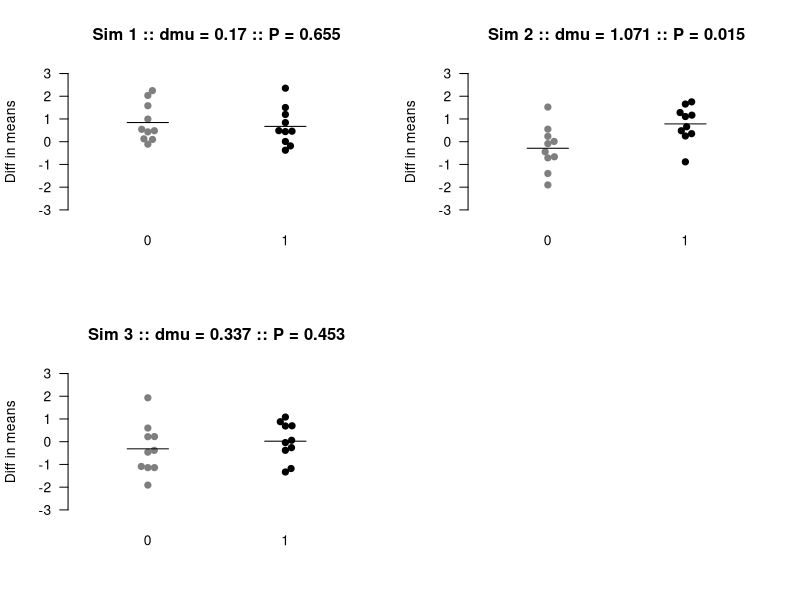
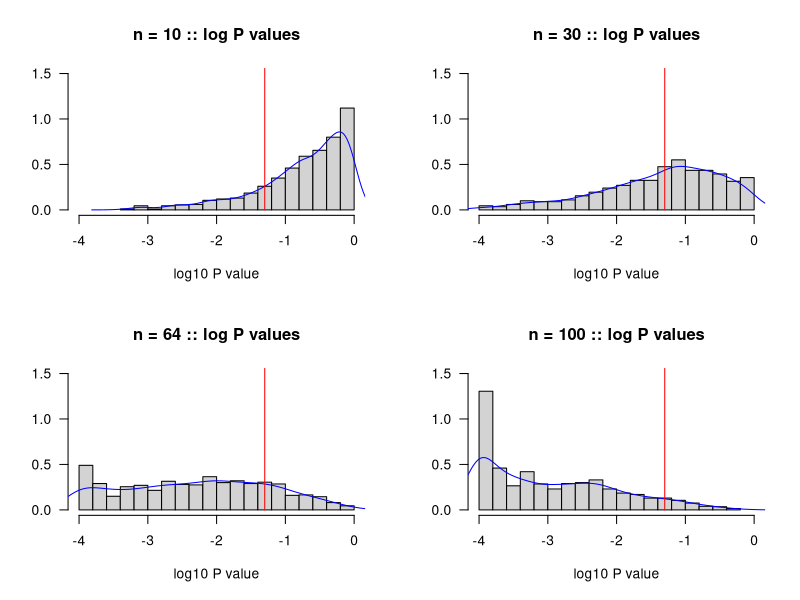
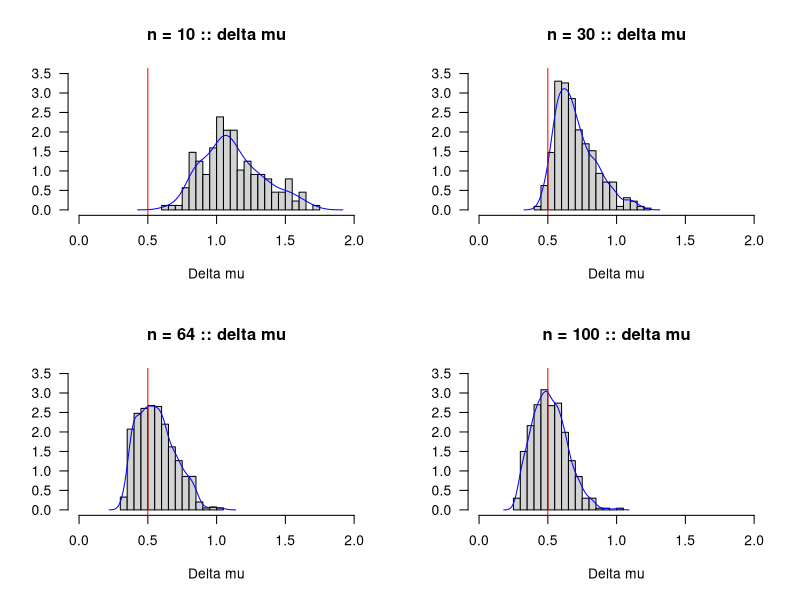
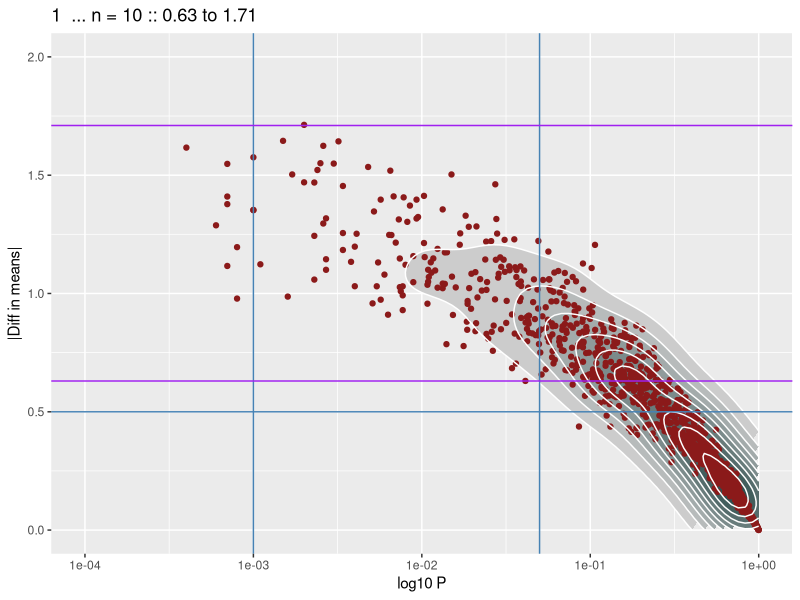
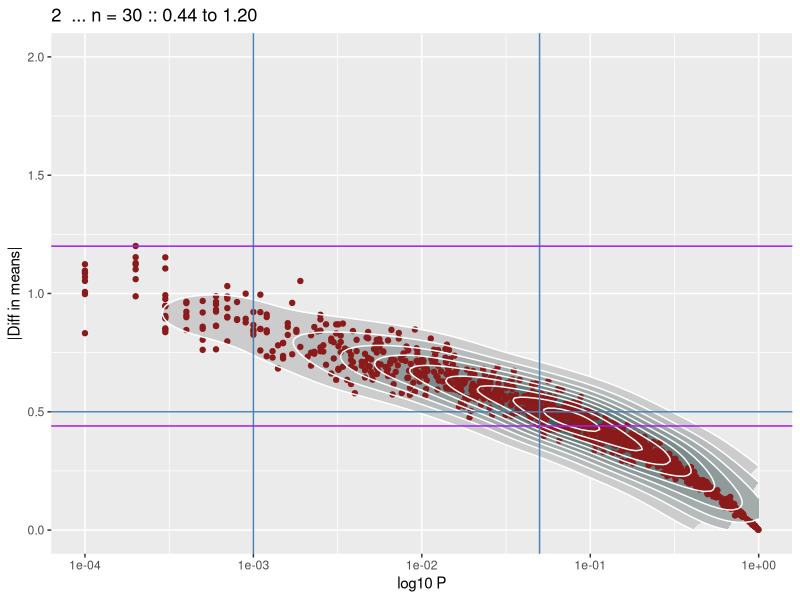
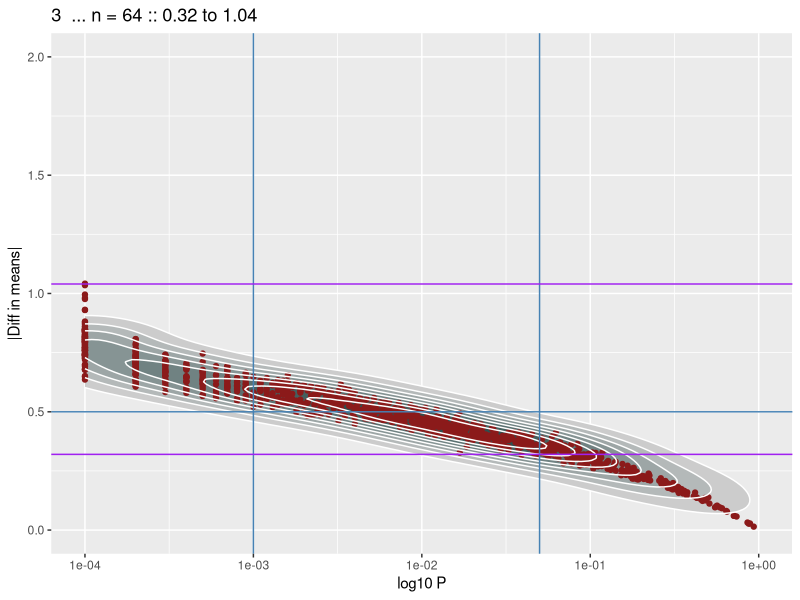
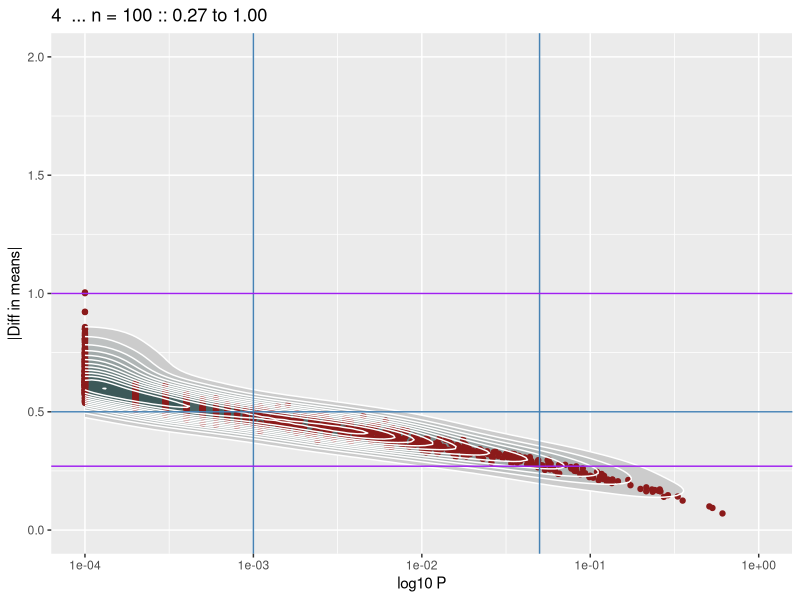
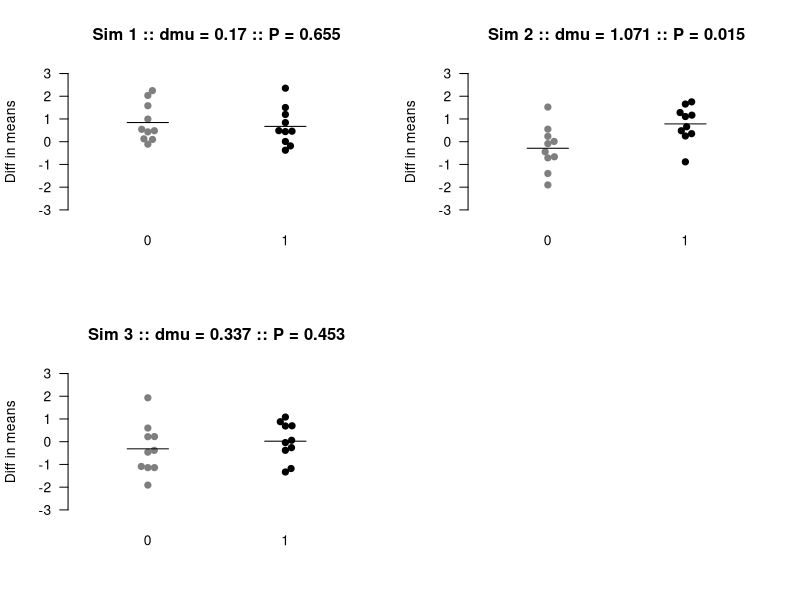

Generate these figures, in order, with R:
#
# -- Advances_Statistics_Code_Reprod.R: statistical facets of reproducibility --
#
rm      ( list = ls ( ) )                                  #  remove all data objects

library ( beeswarm )
library ( ggplot2  )


# -- Define defaults for graphics files ----------------------------------------
#
Save.Graphics       <- FALSE

#    Save.Graphics <- TRUE                                       #  if TRUE, script saves graphics to ps files
#
ps.options ( onefile   = FALSE, paper = 'special', height = 7, width = 7 )
options    ( papersize = 'special' )


# -- Define population parameters, alpha, and sample numbers -------------------
#
PopMean      <-    0                                       #  population mean
PopSD        <-    1                                       #  population standard deviation
dMean        <-    0.5                                     #  shift in population mean for population 2
nSim         <- 1000                                       #  number of simulations for each sample size

Actual.Alpha <-    0.05

n.1          <-   10                                       #  theoretical power: 0.18
n.2          <-   30                                       #                     0.48
n.3          <-   64                                       #                     0.80
n.Last       <-  100                                       #                     0.94


# -- Create shift for log scale of P values ------------------------------------
#
log.Shift <- 0.0001
Log.Alpha <- log10 ( Actual.Alpha + log.Shift )


# -- Run the simulations -------------------------------------------------------

n.Sample.Sizes <- 4

t.Power        <- matrix ( nrow = n.Sample.Sizes, ncol = 2 )
means.Power    <- matrix ( nrow = n.Sample.Sizes, ncol = 3 )


# -- When the Null Hypothesis is False :: the simulation -----------------------                      # -- the simulation: first line
#
if ( Save.Graphics == TRUE ) postscript ( file = 'Sample_Observations.ps' )

par ( mfrow = c ( 2, 2 ) )
par ( las   = 1 )

for ( n in 1:n.Sample.Sizes )
    { if ( n == 1              ) nObs <- n.1
      if ( n == 2              ) nObs <- n.2
      if ( n == 3              ) nObs <- n.3
      if ( n == n.Sample.Sizes ) nObs <- n.Last

      Simulation.Values <- matrix ( nrow = nSim, ncol = 3 )

      t.Power     [ n, 1 ] <- nObs
      means.Power [ n, 1 ] <- nObs

      for ( s in 1:nSim )
          { The_Data  <- matrix ( nrow = 2 * nObs, ncol = 2 )

            Simulation.Number          <- s
            Simulation.Values [ s, 1 ] <- Simulation.Number

            for ( k in 1:nObs )                                                                       #  group 0 obs
                { The_Data [ k,1 ] <- 0
                  The_Data [ k,2 ] <- round ( rnorm ( 1, mean = PopMean, sd = PopSD ), 3 )
                  }

            for ( m in ( 1 + nObs ) : ( nObs + nObs ) )                                               #  group 1 obs
                { The_Data [ m,1 ] <- 1
                  The_Data [ m,2 ] <- round ( rnorm ( 1, mean = PopMean + dMean, sd = PopSD ), 3 )
                  }

            tTest.P <- t.test ( The_Data [ ,2 ] ~ The_Data [ ,1 ],                                    #  2-sample t test
                                alternative = c ( 'two.sided' ),
                                var.equal   = FALSE,
                                conf.level  = 1 - Actual.Alpha
                                )

            Simulation.Values [ s,2 ] <- round ( tTest.P$p.value, 4 )
            Simulation.Values [ s,3 ] <- abs ( tTest.P$estimate [ 2 ] - tTest.P$estimate [ 1 ] )      #  estimated diff in means
            d.Mu                      <- round ( Simulation.Values [ s,3 ], 3 )


            if ( n == 1 && s < 4 )
               { beeswarm ( The_Data [ ,2 ] ~ The_Data [ ,1 ],
                            main = paste ( 'Sim', s, ':: dmu =', d.Mu, ':: P =', round ( tTest.P$p.value, 3 ) ),
                            ylab = 'Diff in means',
                            ylim = c ( -3, +3 ),
                            xlab = '',
                            pch  = 19,
                            col  = c ( 'gray50', 'black' ),
                            bty  = 'n'
                            )
                 #
                 lines ( x = c ( 0.85, 1.15 ), y = rep ( mean ( The_Data [ ,2 ] [ The_Data [ ,1 ] == 0 ] ), 2 ) )
                 lines ( x = c ( 1.85, 2.15 ), y = rep ( mean ( The_Data [ ,2 ] [ The_Data [ ,1 ] == 1 ] ), 2 ) )
                 #
                 if ( Save.Graphics == FALSE ) Sample_Observations <- recordPlot ( )
                 #
                 }

            }    #  for ( s in 1:nSim )


      # -- Store results from each sample size run -----------------------------
      #
      if ( n == 1              ) Simulation.Values.Sample.Size.1    <- Simulation.Values
      if ( n == 2              ) Simulation.Values.Sample.Size.2    <- Simulation.Values
      if ( n == 3              ) Simulation.Values.Sample.Size.3    <- Simulation.Values
      if ( n == n.Sample.Sizes ) Simulation.Values.Sample.Size.Last <- Simulation.Values

      if ( n == 1 ) dMax <- max ( Simulation.Values [ ,3 ] )

      t.Power     [ n, 2 ] <- mean ( Simulation.Values [ ,2 ] < Actual.Alpha )
      means.Power [ n, 2 ] <- mean ( Simulation.Values [ ,3 ] > dMean )


      # -- Get proportion of delta means > dMean when P < alpha ----------------
      #
      means.Power [ n, 3 ] <- round ( mean ( Simulation.Values [ ,3 ] [ Simulation.Values [ ,2 ] < Actual.Alpha ] > dMean ), 3 )

      }    #  for ( n in 1:n.Sample.Sizes )

if ( Save.Graphics == TRUE ) dev.off ( )


# -- Print power for P value and delta mean > dMean ----------------------------
#
t.Power        #  [ ,1 ]: sample size each of 2 groups
               #  [ ,2 ]: proportion of simulations in which P < alpha

means.Power    #  [ ,1 ]: sample size each of 2 groups
               #  [ ,2 ]: proportion of simulations in which delta mean > dMean
               #  [ ,3 ]: proportion of simulations in which delta mean > dMean for those simulations in which P < alpha


# -- Generate distribution of log P --------------------------------------------
#
P.Value.Percentiles <- matrix ( nrow = n.Sample.Sizes, ncol = 5 )


if ( Save.Graphics == TRUE ) postscript ( file = 'Log10_P_Histograms.ps' )

par ( mfrow = c ( 2, 2 ) )
par ( las   = 1 )

for ( n in 1:n.Sample.Sizes )
    { if ( n == 1              ) { Simulation.Values <- Simulation.Values.Sample.Size.1
                                   nObs              <- n.1
                                   }
      if ( n == 2              ) { Simulation.Values <- Simulation.Values.Sample.Size.2
                                   nObs              <- n.2
                                   }
      if ( n == 3              ) { Simulation.Values <- Simulation.Values.Sample.Size.3
                                   nObs              <- n.3
                                   }
      if ( n == n.Sample.Sizes ) { Simulation.Values <- Simulation.Values.Sample.Size.Last
                                   nObs              <- n.Last
                                   }

      P.Value.Percentiles [ n, 1 ] <- n
      P.Value.Percentiles [ n, 2 ] <- nObs
      P.Value.Percentiles [ n, 3 ] <- mean ( Simulation.Values [ ,2 ] < 0.001        ) * nSim
      P.Value.Percentiles [ n, 4 ] <- mean ( Simulation.Values [ ,2 ] < 0.01         ) * nSim
      P.Value.Percentiles [ n, 5 ] <- mean ( Simulation.Values [ ,2 ] < Actual.Alpha ) * nSim

      Simulation.Values [ ,2 ] <- log10 ( Simulation.Values [ ,2 ] + log.Shift )

      hist ( Simulation.Values [ ,2 ],
             freq   = FALSE,
             main   = paste ( 'n =', nObs, ':: log P values' ),
             xlim   = c ( log10 ( log.Shift ), log10 ( 1 + log.Shift ) ),
             xlab   = 'log10 P value',
             ylab   = '',
             ylim   = c ( 0, 1.5 ),
             nclass = 20    #  20 .. 24 .. 20 best
             )
      lines  ( density ( Simulation.Values [ ,2 ], adjust = 1, na.rm = TRUE ), col = 'blue', lwd = 1 )
      segments ( Log.Alpha, 0, Log.Alpha, 10, lwd = 1, col = 'red' )

      }    #  for ( n in 1:n.Sample.Sizes )

if ( Save.Graphics == TRUE ) dev.off ( )
if ( Save.Graphics == FALSE ) Log.P.Histograms <- recordPlot ( )


# -- Print out numbers of P values less than cutoffs of 0.001, 0.01, and 0.05 --
#
colnames ( P.Value.Percentiles ) <- c ( 'Sample', 'nObs', 'n_0.001', 'n_0.01', 'n_0.05' )
#
P.Value.Percentiles


# -- Generate distribution of estimated difference in means --------------------
#
dMax <- ceiling ( dMax )                                                                              #  maximum estimated difference in means

if ( Save.Graphics == TRUE ) postscript ( file = 'Delta_Mu_Histograms.ps' )

par ( mfrow = c ( 2, 2 ) )
par ( las   = 1 )

for ( n in 1:n.Sample.Sizes )
    { if ( n == 1              ) { Simulation.Values <- Simulation.Values.Sample.Size.1
                                   nObs              <- n.1
                                   }
      if ( n == 2              ) { Simulation.Values <- Simulation.Values.Sample.Size.2
                                   nObs              <- n.2
                                   }
      if ( n == 3              ) { Simulation.Values <- Simulation.Values.Sample.Size.3
                                   nObs              <- n.3
                                   }
      if ( n == n.Sample.Sizes ) { Simulation.Values <- Simulation.Values.Sample.Size.Last
                                   nObs              <- n.Last
                                   }

      Temp.dMean.Greater <- subset ( Simulation.Values, Simulation.Values [ ,2 ] < Actual.Alpha )


      # -- Distribution of delta mu --------------------------------------------
      #
      hist ( Temp.dMean.Greater [ ,3 ],
             freq   =  FALSE,
             main   =  paste ( 'n =', nObs, ':: delta mu' ),
             xlim   = c ( 0, dMax ),
             xlab   = 'Delta mu',
             ylab   = '',
             ylim   = c ( 0, 3.5 ),
             nclass = 20
             )
      lines  ( density ( Temp.dMean.Greater [ ,3 ], adjust = 1, na.rm = TRUE ), col = 'blue', lwd = 1 )
      abline ( v = dMean, lwd = 1, col = 'red' )                                                      #  true difference in means

      }    #  for ( n in 1:n.Sample.Sizes )
#
if ( Save.Graphics == TRUE  ) dev.off ( )
if ( Save.Graphics == FALSE ) Delta.Mu.Histograms <- recordPlot ( )


# -- GGPlot density plots ------------------------------------------------------
#
if ( Save.Graphics == TRUE ) postscript ( file = 'Contour_Plot_Sample_Size_%03d.ps' )

for ( n in 1:n.Sample.Sizes )
    { if ( n == 1              ) { Simulation.Values.3D.Density <- Simulation.Values.Sample.Size.1
                                   nObs                         <- n.1
                                   }
      if ( n == 2              ) { Simulation.Values.3D.Density <- Simulation.Values.Sample.Size.2
                                   nObs                         <- n.2
                                   }
      if ( n == 3              ) { Simulation.Values.3D.Density <- Simulation.Values.Sample.Size.3
                                   nObs                         <- n.3
                                   }
      if ( n == n.Sample.Sizes ) { Simulation.Values.3D.Density <- Simulation.Values.Sample.Size.Last
                                   nObs                         <- n.Last
                                   }

      yMin <- round ( min ( Simulation.Values.3D.Density [ ,3 ] [ Simulation.Values.3D.Density [ ,2 ] < Actual.Alpha ] ), 2 )
      yMax <- round ( max ( Simulation.Values.3D.Density [ ,3 ] [ Simulation.Values.3D.Density [ ,2 ] < Actual.Alpha ] ), 2 )


      Density.Graphic <- ggplot ( data.frame ( Simulation.Values.3D.Density ),
                                  aes        ( x = Simulation.Values.3D.Density [ ,2 ] + log.Shift,
                                               y = Simulation.Values.3D.Density [ ,3 ]
                                               )
                                  ) +
                                  theme ( legend.position = 'none' ) +

                                  scale_x_log10   ( limits = c ( log.Shift, 1.0000 ) ) +
                                  coord_cartesian ( ylim = c ( 0, dMax ) ) +
                                  xlab    ( 'log10 P' ) +
                                  ylab    ( '|Diff in means|' ) +
                                  ggtitle ( paste ( n, ' ... n =', nObs, '::', sprintf ( '%.2f', yMin ), 'to', sprintf ( '%.2f', yMax ) ) ) +

                                  stat_density2d      ( aes ( fill = ..level.. ), geom = 'polygon' ) +
                                  scale_fill_gradient ( low = 'gray80', high = 'darkslategray' ) +

                                  geom_point          ( col = 'firebrick4', size = 1.5, alpha = 1.000 ) +

                                  geom_density2d      ( col = 'white' ) +

                                  geom_vline          ( xintercept = 0.001, col = 'steelblue' ) +
                                  geom_vline          ( xintercept = 0.05,  col = 'steelblue' ) +

                                  geom_hline          ( yintercept = dMean, col = 'steelblue' ) +
                                  geom_hline          ( yintercept = yMin,  col = 'purple'    ) +
                                  geom_hline          ( yintercept = yMax,  col = 'purple'    )

      print ( Density.Graphic )

      if ( Save.Graphics == FALSE ) { if ( n == 1              ) All.P.Densities.1    <- recordPlot ( )
                                      if ( n == 2              ) All.P.Densities.2    <- recordPlot ( )
                                      if ( n == 3              ) All.P.Densities.3    <- recordPlot ( )
                                      if ( n == n.Sample.Sizes ) All.P.Densities.Last <- recordPlot ( )
                                      }
      }

if ( Save.Graphics == TRUE ) dev.off ( )
#
# ------------------------------------------------------------------------------                      # -- the simulation: last line


# -- Replay each data graphic --------------------------------------------------
#
if ( Save.Graphics == FALSE ) replayPlot ( Sample_Observations  )    #  Figure 2: first 4 sets of sample observations
if ( Save.Graphics == FALSE ) replayPlot ( Log.P.Histograms     )    #  Figure 3: distributions of log P
if ( Save.Graphics == FALSE ) replayPlot ( Delta.Mu.Histograms  )    #  Figure 3: distributions of estimated difference in means

if ( Save.Graphics == FALSE ) replayPlot ( All.P.Densities.1    )    #  Figure 3: sample size 1: density plot
if ( Save.Graphics == FALSE ) replayPlot ( All.P.Densities.2    )    #  Figure 3: sample size 2: density plot
if ( Save.Graphics == FALSE ) replayPlot ( All.P.Densities.3    )    #  Figure 3: sample size 3: density plot
if ( Save.Graphics == FALSE ) replayPlot ( All.P.Densities.Last )    #  Figure 3: sample size 4: density plot


# -- Table 1 -------------------------------------------------------------------                      # -- Table 1: first line
#
n.P   <- 32
Alpha <-  0.05                                                                                        # -- critical significance level

Replication.P <- matrix ( nrow = n.P, ncol = 2 )

for ( j in 1:n.P )
    { if ( j ==  1 ) P_1 <- .0122274 #leader
      if ( j ==  2 ) P_1 <- .0055911 #declare timi
      if ( j ==  3 ) P_1 <- .0418784 #empa-reg
      if ( j ==  4 ) P_1 <- .0213696 #canvas
      if ( j ==  5 ) P_1 <- .789009 #carmalina
      if ( j ==  6 ) P_1 <- .7244875 #tecos
      if ( j ==  7 ) P_1 <- 1 #SAVOR TIMI
      if ( j ==  8 ) P_1 <- 1 #LEAD 2
      if ( j ==  9 ) P_1 <- .0000909 #Triton TIMI
      if ( j == 10 ) P_1 <- .0001381 #PLATO
      if ( j == 11 ) P_1 <- .0067104 #ISAR-REACT
      if ( j == 12 ) P_1 <- .0111473 #ARIsTOTLE
      if ( j == 13 ) P_1 <- .0002096 #RELY
      if ( j == 14 ) P_1 <- .0135936 #ROCKET-AF
      if ( j == 15 ) P_1 <- .0784689 #EISTEIN DVT
      if ( j == 16 ) P_1 <- .5938132 #EISTEIN PE
      if ( j == 17 ) P_1 <- .7830252 #RECOVER 1
      if ( j == 18 ) P_1 <- .3168379 #AMPLIFY
      if ( j == 19 ) P_1 <- 9.23e-06 #RECORDI
      if ( j == 20 ) P_1 <- .2095088 #TRANSCEND
      if ( j == 21 ) P_1 <- .8043096 #ONTARGET
      if ( j == 22 ) P_1 <- .0024478 #HORIZON PFT
      if ( j == 23 ) P_1 <- .0001769 #VERO
      if ( j == 24 ) P_1 <- 3.52e-08 #DAPA CKD
      if ( j == 25 ) P_1 <- 9.05e-07 #PARADIGM HF
      if ( j == 26 ) P_1 <- 5.18e-06 #P04334Af
      if ( j == 27 ) P_1 <- .7698346 #D5896
      if ( j == 28 ) P_1 <- 1.07e-07 #1M PACTe'g
      if ( j == 29 ) P_1 <- 3.82e-06 #POET-COPD
      if ( j == 30 ) P_1 <- .691256 #INSPIRE
      if ( j == 31 ) P_1 <- .8074158 #CAROLINA
      if ( j == 32 ) P_1 <- .5444627 #Pronounce
      
      z.Crit <- qnorm ( 1 - ( Alpha / 2 ) )                                                           # -- critical value of z associated with Alpha
      z_1    <- qnorm ( 1 - ( P_1 / 2 ) )                                                             # -- observed value of z associated with initial value of P

      Pr.P.Duplicate <- pnorm ( z.Crit - z_1, lower.tail = FALSE )                                    # -- probability a duplicate experiment will achieve P < Alpha

      Replication.P [ j, 1 ] <- P_1
      Replication.P [ j, 2 ] <- round ( Pr.P.Duplicate, 5 )
      }
#
colnames ( Replication.P ) <- c ( 'P_1', 'Pr{P_2<0.05}' )
#
Replication.P
#
# ------------------------------------------------------------------------------                      # -- Table 1: last line

